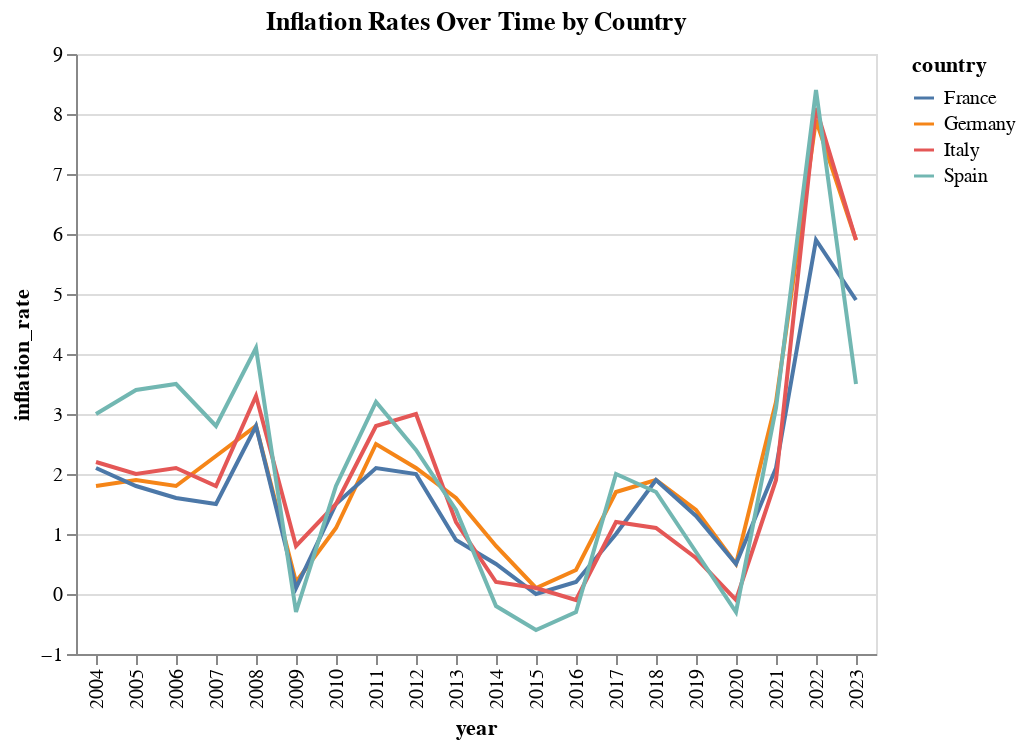

Notebook code for this chart:
### Code cell
# Let's explore different visualization options for this economic data

# 1. Line plot showing inflation rates over time for different countries
import altair as alt

inflation_chart=alt.Chart(df).mark_line().encode(
    x='year:O',
    y='inflation_rate:Q',
    color='country:N',
    tooltip=['country', 'year', 'inflation_rate']
).properties(
    title='Inflation Rates Over Time by Country'
)
inflation_chart

### Figure 1 — Vega-Lite specification as saved in the notebook (floating-point values rounded to 4 significant figures)
{"config": {"view": {"continuousWidth": 300, "continuousHeight": 300}}, "data": {"name": "data-1277d1753cfc313ed19aec1cef3f479d"}, "mark": {"type": "line"}, "encoding": {"color": {"field": "country", "type": "nominal"}, "tooltip": [{"field": "country", "type": "nominal"}, {"field": "year", "type": "quantitative"}, {"field": "inflation_rate", "type": "quantitative"}], "x": {"field": "year", "type": "ordinal"}, "y": {"field": "inflation_rate", "type": "quantitative"}}, "title": "Inflation Rates Over Time by Country", "$schema": "https://vega.github.io/schema/vega-lite/v5.20.1.json", "datasets": {"data-1277d1753cfc313ed19aec1cef3f479d": [{"country": "Germany", "year": 2004, "inflation_rate": 1.8, "population": 82500000, "gdp_per_capita": 31240}, {"country": "Germany", "year": 2005, "inflation_rate": 1.9, "population": 82400000, "gdp_per_capita": 31950}, {"country": "Germany", "year": 2006, "inflation_rate": 1.8, "population": 82300000, "gdp_per_capita": 33580}, {"country": "Germany", "year": 2007, "inflation_rate": 2.3, "population": 82200000, "gdp_per_capita": 35650}, {"country": "Germany", "year": 2008, "inflation_rate": 2.8, "population": 82000000, "gdp_per_capita": 37120}, {"country": "Germany", "year": 2009, "inflation_rate": 0.2, "population": 81800000, "gdp_per_capita": 34890}, {"country": "Germany", "year": 2010, "inflation_rate": 1.1, "population": 81750000, "gdp_per_capita": 37120}, {"country": "Germany", "year": 2011, "inflation_rate": 2.5, "population": 81800000, "gdp_per_capita": 39890}, {"country": "Germany", "year": 2012, "inflation_rate": 2.1, "population": 81900000, "gdp_per_capita": 41830}, {"country": "Germany", "year": 2013, "inflation_rate": 1.6, "population": 82000000, "gdp_per_capita": 43560}, {"country": "Germany", "year": 2014, "inflation_rate": 0.8, "population": 82200000, "gdp_per_capita": 45230}, {"country": "Germany", "year": 2015, "inflation_rate": 0.1, "population": 82600000, "gdp_per_capita": 46640}, {"country": "Germany", "year": 2016, "inflation_rate": 0.4, "population": 82800000, "gdp_per_capita": 48260}, {"country": "Germany", "year": 2017, "inflation_rate": 1.7, "population": 83000000, "gdp_per_capita": 50425}, {"country": "Germany", "year": 2018, "inflation_rate": 1.9, "population": 83200000, "gdp_per_capita": 52559}, {"country": "Germany", "year": 2019, "inflation_rate": 1.4, "population": 83400000, "gdp_per_capita": 54076}, {"country": "Germany", "year": 2020, "inflation_rate": 0.5, "population": 83500000, "gdp_per_capita": 49677}, {"country": "Germany", "year": 2021, "inflation_rate": 3.2, "population": 83600000, "gdp_per_capita": 51203}, {"country": "Germany", "year": 2022, "inflation_rate": 7.9, "population": 83700000, "gdp_per_capita": 54076}, {"country": "Germany", "year": 2023, "inflation_rate": 5.9, "population": 83800000, "gdp_per_capita": 55890}, {"country": "France", "year": 2004, "inflation_rate": 2.1, "population": 62400000, "gdp_per_capita": 29692}, {"country": "France", "year": 2005, "inflation_rate": 1.8, "population": 62700000, "gdp_per_capita": 30688}, {"country": "France", "year": 2006, "inflation_rate": 1.6, "population": 63000000, "gdp_per_capita": 32150}, {"country": "France", "year": 2007, "inflation_rate": 1.5, "population": 63300000, "gdp_per_capita": 33890}, {"country": "France", "year": 2008, "inflation_rate": 2.8, "population": 63600000, "gdp_per_capita": 34950}, {"country": "France", "year": 2009, "inflation_rate": 0.1, "population": 63900000, "gdp_per_capita": 33680}, {"country": "France", "year": 2010, "inflation_rate": 1.5, "population": 64200000, "gdp_per_capita": 34880}, {"country": "France", "year": 2011, "inflation_rate": 2.1, "population": 64500000, "gdp_per_capita": 36750}, {"country": "France", "year": 2012, "inflation_rate": 2.0, "population": 64800000, "gdp_per_capita": 37780}, {"country": "France", "year": 2013, "inflation_rate": 0.9, "population": 65100000, "gdp_per_capita": 38950}, {"country": "France", "year": 2014, "inflation_rate": 0.5, "population": 65400000, "gdp_per_capita": 39570}, {"country": "France", "year": 2015, "inflation_rate": 0.0, "population": 65700000, "gdp_per_capita": 40470}, {"country": "France", "year": 2016, "inflation_rate": 0.2, "population": 66000000, "gdp_per_capita": 41340}, {"country": "France", "year": 2017, "inflation_rate": 1.0, "population": 66300000, "gdp_per_capita": 42850}, {"country": "France", "year": 2018, "inflation_rate": 1.9, "population": 66600000, "gdp_per_capita": 44450}, {"country": "France", "year": 2019, "inflation_rate": 1.3, "population": 66900000, "gdp_per_capita": 46240}, {"country": "France", "year": 2020, "inflation_rate": 0.5, "population": 67200000, "gdp_per_capita": 42330}, {"country": "France", "year": 2021, "inflation_rate": 2.1, "population": 67400000, "gdp_per_capita": 43658}, {"country": "France", "year": 2022, "inflation_rate": 5.9, "population": 67600000, "gdp_per_capita": 45454}, {"country": "France", "year": 2023, "inflation_rate": 4.9, "population": 67800000, "gdp_per_capita": 47120}, {"country": "Italy", "year": 2004, "inflation_rate": 2.2, "population": 57888000, "gdp_per_capita": 28280}, {"country": "Italy", "year": 2005, "inflation_rate": 2.0, "population": 58064000, "gdp_per_capita": 28934}, {"country": "Italy", "year": 2006, "inflation_rate": 2.1, "population": 58223000, "gdp_per_capita": 30364}, {"country": "Italy", "year": 2007, "inflation_rate": 1.8, "population": 58438000, "gdp_per_capita": 32250}, {"country": "Italy", "year": 2008, "inflation_rate": 3.3, "population": 58652000, "gdp_per_capita": 33560}, {"country": "Italy", "year": 2009, "inflation_rate": 0.8, "population": 58947000, "gdp_per_capita": 31750}, {"country": "Italy", "year": 2010, "inflation_rate": 1.5, "population": 59190000, "gdp_per_capita": 32540}, {"country": "Italy", "year": 2011, "inflation_rate": 2.8, "population": 59364000, "gdp_per_capita": 33870}, {"country": "Italy", "year": 2012, "inflation_rate": 3.0, "population": 59394000, "gdp_per_capita": 33560}, {"country": "Italy", "year": 2013, "inflation_rate": 1.2, "population": 59685000, "gdp_per_capita": 33450}, {"country": "Italy", "year": 2014, "inflation_rate": 0.2, "population": 60783000, "gdp_per_capita": 33680}, {"country": "Italy", "year": 2015, "inflation_rate": 0.1, "population": 60796000, "gdp_per_capita": 34220}, {"country": "Italy", "year": 2016, "inflation_rate": -0.1, "population": 60666000, "gdp_per_capita": 35220}, {"country": "Italy", "year": 2017, "inflation_rate": 1.2, "population": 60589000, "gdp_per_capita": 36840}, {"country": "Italy", "year": 2018, "inflation_rate": 1.1, "population": 60484000, "gdp_per_capita": 38140}, {"country": "Italy", "year": 2019, "inflation_rate": 0.6, "population": 60360000, "gdp_per_capita": 38480}, {"country": "Italy", "year": 2020, "inflation_rate": -0.1, "population": 59641000, "gdp_per_capita": 35570}, {"country": "Italy", "year": 2021, "inflation_rate": 1.9, "population": 59236000, "gdp_per_capita": 37890}, {"country": "Italy", "year": 2022, "inflation_rate": 8.1, "population": 58853000, "gdp_per_capita": 39870}, {"country": "Italy", "year": 2023, "inflation_rate": 5.9, "population": 58478000, "gdp_per_capita": 41240}, {"country": "Spain", "year": 2004, "inflation_rate": 3.0, "population": 42921000, "gdp_per_capita": 24390}, {"country": "Spain", "year": 2005, "inflation_rate": 3.4, "population": 43653000, "gdp_per_capita": 25250}, {"country": "Spain", "year": 2006, "inflation_rate": 3.5, "population": 44397000, "gdp_per_capita": 26640}, {"country": "Spain", "year": 2007, "inflation_rate": 2.8, "population": 45226000, "gdp_per_capita": 27860}, {"country": "Spain", "year": 2008, "inflation_rate": 4.1, "population": 45954000, "gdp_per_capita": 28650}, {"country": "Spain", "year": 2009, "inflation_rate": -0.3, "population": 46362000, "gdp_per_capita": 26920}, {"country": "Spain", "year": 2010, "inflation_rate": 1.8, "population": 46577000, "gdp_per_capita": 26960}, {"country": "Spain", "year": 2011, "inflation_rate": 3.2, "population": 46743000, "gdp_per_capita": 26850}, {"country": "Spain", "year": 2012, "inflation_rate": 2.4, "population": 46773000, "gdp_per_capita": 26350}, {"country": "Spain", "year": 2013, "inflation_rate": 1.4, "population": 46620000, "gdp_per_capita": 26120}, {"country": "Spain", "year": 2014, "inflation_rate": -0.2, "population": 46480000, "gdp_per_capita": 26640}, {"country": "Spain", "year": 2015, "inflation_rate": -0.6, "population": 46450000, "gdp_per_capita": 27840}, {"country": "Spain", "year": 2016, "inflation_rate": -0.3, "population": 46440000, "gdp_per_capita": 28850}, {"country": "Spain", "year": 2017, "inflation_rate": 2.0, "population": 46533000, "gdp_per_capita": 30120}, {"country": "Spain", "year": 2018, "inflation_rate": 1.7, "population": 46723000, "gdp_per_capita": 31620}, {"country": "Spain", "year": 2019, "inflation_rate": 0.7, "population": 47133000, "gdp_per_capita": 32340}, {"country": "Spain", "year": 2020, "inflation_rate": -0.3, "population": 47351000, "gdp_per_capita": 29460}, {"country": "Spain", "year": 2021, "inflation_rate": 3.1, "population": 47399000, "gdp_per_capita": 30890}, {"country": "Spain", "year": 2022, "inflation_rate": 8.4, "population": 47615000, "gdp_per_capita": 32860}, {"country": "Spain", "year": 2023, "inflation_rate": 3.5, "population": 47755000, "gdp_per_capita": 34120}]}}
